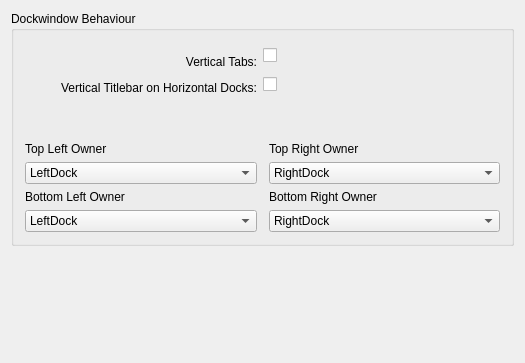
<ui version="4.0" >
 <class>UiConfig</class>
 <widget class="QWidget" name="UiConfig" >
  <property name="geometry" >
   <rect>
    <x>0</x>
    <y>0</y>
    <width>521</width>
    <height>363</height>
   </rect>
  </property>
  <property name="windowTitle" >
   <string>User Interface</string>
  </property>
  <layout class="QGridLayout" >
   <item row="0" column="0" >
    <widget class="QGroupBox" name="groupBox" >
     <property name="title" >
      <string>Dockwindow Behaviour</string>
     </property>
     <layout class="QGridLayout" >
      <item row="0" column="0" >
       <widget class="QLabel" name="label" >
        <property name="text" >
         <string>Vertical Tabs:</string>
        </property>
        <property name="alignment" >
         <set>Qt::AlignAbsolute|Qt::AlignBottom|Qt::AlignCenter|Qt::AlignHCenter|Qt::AlignHorizontal_Mask|Qt::AlignJustify|Qt::AlignLeading|Qt::AlignLeft|Qt::AlignRight|Qt::AlignTop|Qt::AlignTrailing|Qt::AlignVCenter|Qt::AlignVertical_Mask</set>
        </property>
        <property name="buddy" >
         <cstring>kcfg_VerticalTabs</cstring>
        </property>
       </widget>
      </item>
      <item row="0" column="1" colspan="2" >
       <layout class="QHBoxLayout" >
        <item>
         <widget class="QCheckBox" name="kcfg_VerticalTabs" >
          <property name="text" >
           <string/>
          </property>
         </widget>
        </item>
        <item>
         <spacer>
          <property name="orientation" >
           <enum>Qt::Horizontal</enum>
          </property>
          <property name="sizeHint" >
           <size>
            <width>121</width>
            <height>27</height>
           </size>
          </property>
         </spacer>
        </item>
       </layout>
      </item>
      <item row="1" column="0" >
       <widget class="QLabel" name="titlebarlabel" >
        <property name="text" >
         <string>Vertical Titlebar on
Horizontal Docks:</string>
        </property>
        <property name="alignment" >
         <set>Qt::AlignAbsolute|Qt::AlignBottom|Qt::AlignCenter|Qt::AlignHCenter|Qt::AlignHorizontal_Mask|Qt::AlignJustify|Qt::AlignLeading|Qt::AlignLeft|Qt::AlignRight|Qt::AlignTop|Qt::AlignTrailing|Qt::AlignVCenter|Qt::AlignVertical_Mask</set>
        </property>
       </widget>
      </item>
      <item row="1" column="1" colspan="2" >
       <layout class="QHBoxLayout" >
        <item>
         <widget class="QCheckBox" name="kcfg_VerticalTitleBar" >
          <property name="sizePolicy" >
           <sizepolicy vsizetype="Fixed" hsizetype="Minimum" >
            <horstretch>0</horstretch>
            <verstretch>0</verstretch>
           </sizepolicy>
          </property>
          <property name="text" >
           <string/>
          </property>
         </widget>
        </item>
        <item>
         <spacer>
          <property name="orientation" >
           <enum>Qt::Horizontal</enum>
          </property>
          <property name="sizeType" >
           <enum>QSizePolicy::Expanding</enum>
          </property>
          <property name="sizeHint" >
           <size>
            <width>40</width>
            <height>20</height>
           </size>
          </property>
         </spacer>
        </item>
       </layout>
      </item>
      <item row="2" column="0" >
       <spacer>
        <property name="orientation" >
         <enum>Qt::Horizontal</enum>
        </property>
        <property name="sizeHint" >
         <size>
          <width>121</width>
          <height>41</height>
         </size>
        </property>
       </spacer>
      </item>
      <item row="2" column="1" colspan="2" >
       <spacer>
        <property name="orientation" >
         <enum>Qt::Horizontal</enum>
        </property>
        <property name="sizeHint" >
         <size>
          <width>121</width>
          <height>41</height>
         </size>
        </property>
       </spacer>
      </item>
      <item row="3" column="0" colspan="2" >
       <widget class="QLabel" name="label_2" >
        <property name="text" >
         <string>Top Left Owner</string>
        </property>
       </widget>
      </item>
      <item row="3" column="2" >
       <widget class="QLabel" name="label_3" >
        <property name="text" >
         <string>Top Right Owner</string>
        </property>
       </widget>
      </item>
      <item row="4" column="0" >
       <widget class="QComboBox" name="kcfg_TopLeftCornerOwner" >
        <item>
         <property name="text" >
          <string>LeftDock</string>
         </property>
        </item>
        <item>
         <property name="text" >
          <string>TopDock</string>
         </property>
        </item>
       </widget>
      </item>
      <item row="4" column="2" >
       <widget class="QComboBox" name="kcfg_TopRightCornerOwner" >
        <item>
         <property name="text" >
          <string>RightDock</string>
         </property>
        </item>
        <item>
         <property name="text" >
          <string>TopDock</string>
         </property>
        </item>
       </widget>
      </item>
      <item row="5" column="0" >
       <widget class="QLabel" name="label_4" >
        <property name="text" >
         <string>Bottom Left Owner</string>
        </property>
       </widget>
      </item>
      <item row="5" column="2" >
       <widget class="QLabel" name="label_5" >
        <property name="text" >
         <string>Bottom Right Owner</string>
        </property>
       </widget>
      </item>
      <item row="6" column="0" >
       <widget class="QComboBox" name="kcfg_BottomLeftCornerOwner" >
        <property name="sizePolicy" >
         <sizepolicy vsizetype="Fixed" hsizetype="Expanding" >
          <horstretch>0</horstretch>
          <verstretch>0</verstretch>
         </sizepolicy>
        </property>
        <item>
         <property name="text" >
          <string>LeftDock</string>
         </property>
        </item>
        <item>
         <property name="text" >
          <string>BottomDock</string>
         </property>
        </item>
       </widget>
      </item>
      <item row="6" column="2" >
       <widget class="QComboBox" name="kcfg_BottomRightCornerOwner" >
        <property name="sizePolicy" >
         <sizepolicy vsizetype="Fixed" hsizetype="Expanding" >
          <horstretch>0</horstretch>
          <verstretch>0</verstretch>
         </sizepolicy>
        </property>
        <item>
         <property name="text" >
          <string>RightDock</string>
         </property>
        </item>
        <item>
         <property name="text" >
          <string>BottomDock</string>
         </property>
        </item>
       </widget>
      </item>
     </layout>
    </widget>
   </item>
   <item row="1" column="0" >
    <spacer>
     <property name="orientation" >
      <enum>Qt::Vertical</enum>
     </property>
     <property name="sizeHint" >
      <size>
       <width>503</width>
       <height>71</height>
      </size>
     </property>
    </spacer>
   </item>
  </layout>
 </widget>
 <layoutdefault spacing="6" margin="11" />
 <pixmapfunction>qPixmapFromMimeSource</pixmapfunction>
 <resources/>
 <connections/>
</ui>
